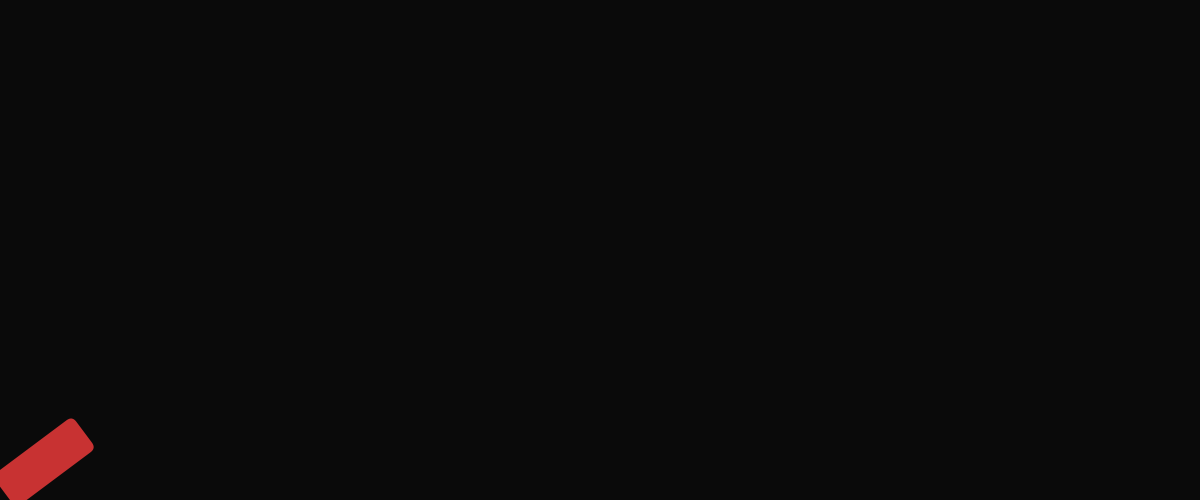
Frame 1 (no input)
Frame 60 (the mouse pressed at the canvas centre just before this capture): identical to frame 1, image omitted
Frame 120 (the mouse held since frame 60 and released just before this capture): identical to frame 1, image omitted

The Processing sketch that drew this single still picture (run headless with seeded random() and noise(); from frame 60 on, the mouse is pressed at the canvas centre):

// Processing sketch: main
// ── main.pde
Cannon can = new Cannon(-20, -20, 40, 100, 7);

boolean ballAlive = false;
void setup()
{
  size(1200, 500);
}


void draw()
{ 
  background(10);

  can.drawCannon();
  if (keyPressed)
  {
    //Checks the Space Key
    if (key == ' ')
    {
      ballAlive = true;
    }
  }
  
  if(ballAlive == true)
  {
    can.shoot();
    
  }
}

// ── Cannon.pde
class Cannon
{
  //For the Rect
  PVector pos;
  PVector posBall = new PVector(0, 60);
  float w;
  float h;
  float roundCorners;


  float firing_angle = PI;
  float deg = degrees(firing_angle);
  float gravity = -9.8;

  float time = -0.2;
  float TIME_STEP = 0.05;

  boolean offScreen =false;

  float y;
  float x;

  Cannon(float x, float y, float wid, float hei, float round)
  {
    pos =new PVector(x, y);
    w = wid;
    h = hei;
    roundCorners = round;
  }


  void drawCannon()
  {
    if (keyPressed)
    {
      if (keyCode == DOWN)
      {

        deg += 0.03;

        print(deg);
      }

      if (keyCode == UP)
      {
        deg -= 0.03;
      }
    }
    surface.setTitle("Angle="+deg+"("+degrees(deg)+")");

    pushMatrix();
    noStroke();
    translate(20, 480);
    rotate(deg);
    fill(200, 50, 50);
    rect(pos.x, pos.y, w, h, roundCorners);
    popMatrix();
  }

  float getAngle()
  {
    float angle = atan2(pos.y -height/2, pos.x - width/2);
    return angle;
  }

  float calcBallX(float time, float initV, float angle)
  {

    return time*initV*sin(angle);
  }

  float calcBallY(float time, float initV, float angle)
  {

    return height - time*initV*cos(angle) - (0.5*gravity)*sq(time);
  }

  void shoot()
  {


    x = calcBallX(time, 100, deg);
    y = calcBallY(time, 100, deg);
    fill(20, 200, 50);
    ellipse(x, y, 30, 30);
    time -= TIME_STEP;
  }



}
